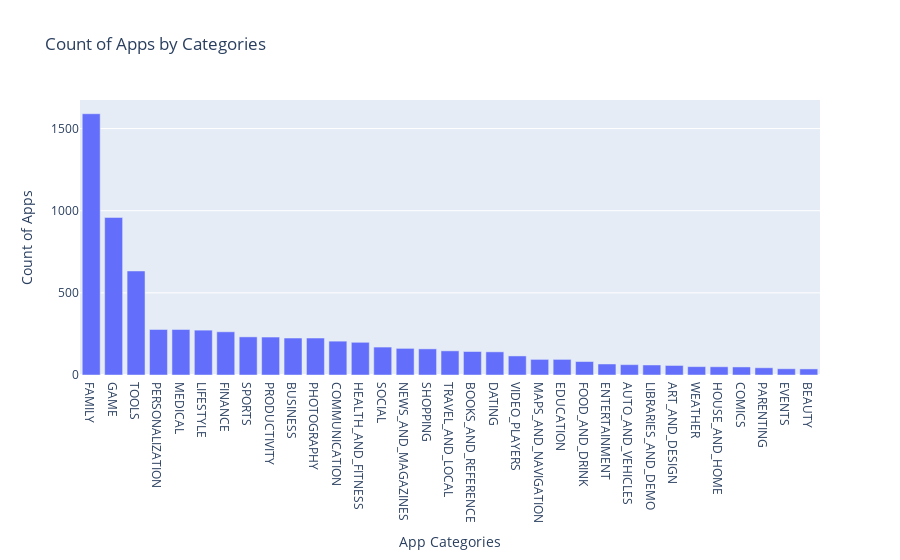

The cell this chart's notebook holds for it:
### Code cell
# Plot the different categories of apps
fig = px.bar(sorted_num_apps_in_category, x=num_apps_in_category.index, y=num_apps_in_category.values,
             labels={"x":"App Categories", "y":"Count of Apps"}, title="Count of Apps by Categories", height=600)

fig.show()

### Figure 1 — Plotly figure (JSON) as saved in the notebook; plotly's stock layout.template omitted (floating-point values rounded to 4 significant figures)
{"data": [{"alignmentgroup": "True", "hovertemplate": "App Categories=%{x}<br>Count of Apps=%{y}<extra></extra>", "legendgroup": "", "marker": {"color": "#636efa", "pattern": {"shape": ""}}, "name": "", "offsetgroup": "", "orientation": "v", "showlegend": false, "textposition": "auto", "type": "bar", "x": ["FAMILY", "GAME", "TOOLS", "PERSONALIZATION", "MEDICAL", "LIFESTYLE", "FINANCE", "SPORTS", "PRODUCTIVITY", "BUSINESS", "PHOTOGRAPHY", "COMMUNICATION", "HEALTH_AND_FITNESS", "SOCIAL", "NEWS_AND_MAGAZINES", "SHOPPING", "TRAVEL_AND_LOCAL", "BOOKS_AND_REFERENCE", "DATING", "VIDEO_PLAYERS", "MAPS_AND_NAVIGATION", "EDUCATION", "FOOD_AND_DRINK", "ENTERTAINMENT", "AUTO_AND_VEHICLES", "LIBRARIES_AND_DEMO", "ART_AND_DESIGN", "WEATHER", "HOUSE_AND_HOME", "COMICS", "PARENTING", "EVENTS", "BEAUTY"], "xaxis": "x", "y": [1590, 959, 633, 277, 277, 273, 263, 232, 231, 225, 225, 206, 199, 170, 162, 159, 147, 143, 141, 116, 95, 95, 82, 67, 63, 61, 58, 51, 50, 49, 44, 38, 37], "yaxis": "y"}], "layout": {"autosize": true, "barmode": "relative", "legend": {"tracegroupgap": 0}, "title": {"text": "Count of Apps by Categories"}, "xaxis": {"anchor": "y", "autorange": true, "domain": [0, 1], "range": [-0.5, 32.5], "title": {"text": "App Categories"}, "type": "category"}, "yaxis": {"anchor": "x", "autorange": true, "domain": [0, 1], "range": [0, 1674.0], "title": {"text": "Count of Apps"}, "type": "linear"}}}
